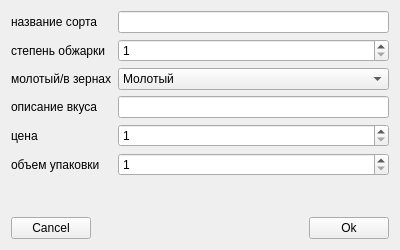
<?xml version="1.0" encoding="UTF-8"?>
<ui version="4.0">
 <class>Form</class>
 <widget class="QWidget" name="Form">
  <property name="geometry">
   <rect>
    <x>0</x>
    <y>0</y>
    <width>400</width>
    <height>250</height>
   </rect>
  </property>
  <property name="windowTitle">
   <string>Создать/Изменить</string>
  </property>
  <layout class="QHBoxLayout" name="horizontalLayout_2">
   <item>
    <layout class="QVBoxLayout" name="verticalLayout">
     <item>
      <layout class="QGridLayout" name="gridLayout">
       <item row="0" column="0">
        <widget class="QLabel" name="label">
         <property name="text">
          <string>название сорта</string>
         </property>
        </widget>
       </item>
       <item row="3" column="1">
        <widget class="QLineEdit" name="tasteInput"/>
       </item>
       <item row="4" column="0">
        <widget class="QLabel" name="label_5">
         <property name="text">
          <string>цена</string>
         </property>
        </widget>
       </item>
       <item row="3" column="0">
        <widget class="QLabel" name="label_4">
         <property name="text">
          <string>описание вкуса</string>
         </property>
        </widget>
       </item>
       <item row="0" column="1">
        <widget class="QLineEdit" name="sortInput"/>
       </item>
       <item row="2" column="0">
        <widget class="QLabel" name="label_3">
         <property name="text">
          <string>молотый/в зернах</string>
         </property>
        </widget>
       </item>
       <item row="1" column="0">
        <widget class="QLabel" name="label_2">
         <property name="text">
          <string>степень обжарки</string>
         </property>
        </widget>
       </item>
       <item row="5" column="0">
        <widget class="QLabel" name="label_6">
         <property name="text">
          <string>объем упаковки</string>
         </property>
        </widget>
       </item>
       <item row="1" column="1">
        <widget class="QSpinBox" name="roastInput">
         <property name="minimum">
          <number>1</number>
         </property>
         <property name="maximum">
          <number>5</number>
         </property>
        </widget>
       </item>
       <item row="2" column="1">
        <widget class="QComboBox" name="BOGInput">
         <item>
          <property name="text">
           <string>Молотый</string>
          </property>
         </item>
         <item>
          <property name="text">
           <string>В зёрнах</string>
          </property>
         </item>
        </widget>
       </item>
       <item row="4" column="1">
        <widget class="QSpinBox" name="priceInput">
         <property name="minimum">
          <number>1</number>
         </property>
         <property name="maximum">
          <number>999999999</number>
         </property>
        </widget>
       </item>
       <item row="5" column="1">
        <widget class="QSpinBox" name="sizeInput">
         <property name="minimum">
          <number>1</number>
         </property>
         <property name="maximum">
          <number>999999999</number>
         </property>
        </widget>
       </item>
      </layout>
     </item>
     <item>
      <spacer name="verticalSpacer">
       <property name="orientation">
        <enum>Qt::Vertical</enum>
       </property>
       <property name="sizeHint" stdset="0">
        <size>
         <width>20</width>
         <height>40</height>
        </size>
       </property>
      </spacer>
     </item>
     <item>
      <layout class="QHBoxLayout" name="horizontalLayout">
       <item>
        <widget class="QPushButton" name="cancelBtn">
         <property name="text">
          <string>Cancel</string>
         </property>
        </widget>
       </item>
       <item>
        <spacer name="horizontalSpacer">
         <property name="orientation">
          <enum>Qt::Horizontal</enum>
         </property>
         <property name="sizeHint" stdset="0">
          <size>
           <width>40</width>
           <height>20</height>
          </size>
         </property>
        </spacer>
       </item>
       <item>
        <widget class="QPushButton" name="okBtn">
         <property name="text">
          <string>Ok</string>
         </property>
        </widget>
       </item>
      </layout>
     </item>
    </layout>
   </item>
  </layout>
 </widget>
 <resources/>
 <connections/>
</ui>
